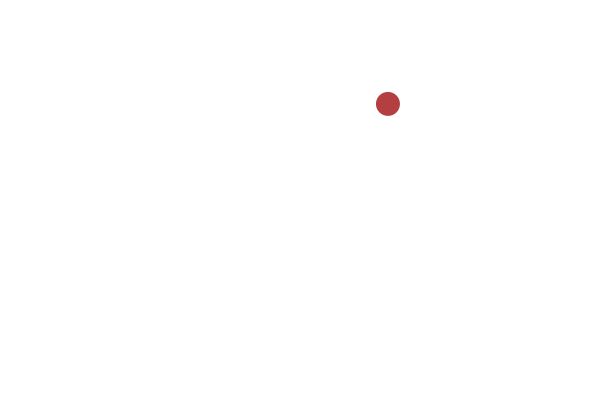
Frame 1 (no input)
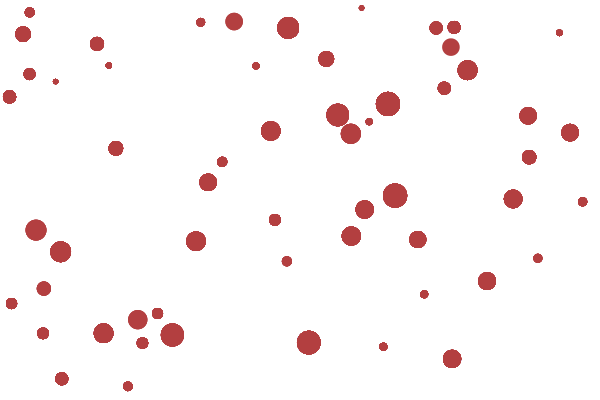
Frame 60 (the mouse pressed at the canvas centre just before this capture)
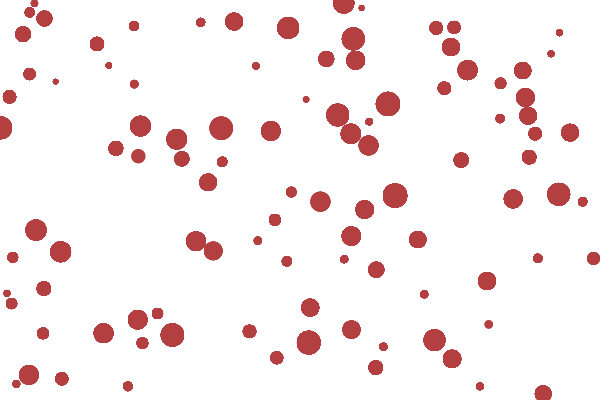
Frame 120 (the mouse held since frame 60 and released just before this capture)

The Processing sketch that drew these frames (run headless with seeded random() and noise(); from frame 60 on, the mouse is pressed at the canvas centre):

// Processing sketch: dots_random_red
// ── dots_random_red.pde
class Circle {
  float x, y, s;
  
  Circle(float tempX, float tempY, float tempS) {
    x = tempX;
    y = tempY;
    s = tempS;
  }
}
ArrayList<Circle> circles;
void setup() {
  size(600, 400);
  background(255);
  circles = new ArrayList<Circle>();
}
void draw() {
  fill(179, 63, 64);
  noStroke();
  float newX = random(width);
  float newY = random(height);
  float newS = random(5, 25);
  
  boolean overlapping = false;
  
  for (Circle c : circles) {
    float d = dist(newX, newY, c.x, c.y);
    if (d < (newS/2 + c.s/2)) {
      overlapping = true;
    }
  }
  
  if (!overlapping) {
    circles.add(new Circle(newX, newY, newS));
  }
  
  for (Circle c : circles) {
    ellipse(c.x, c.y, c.s, c.s);
  }
}
